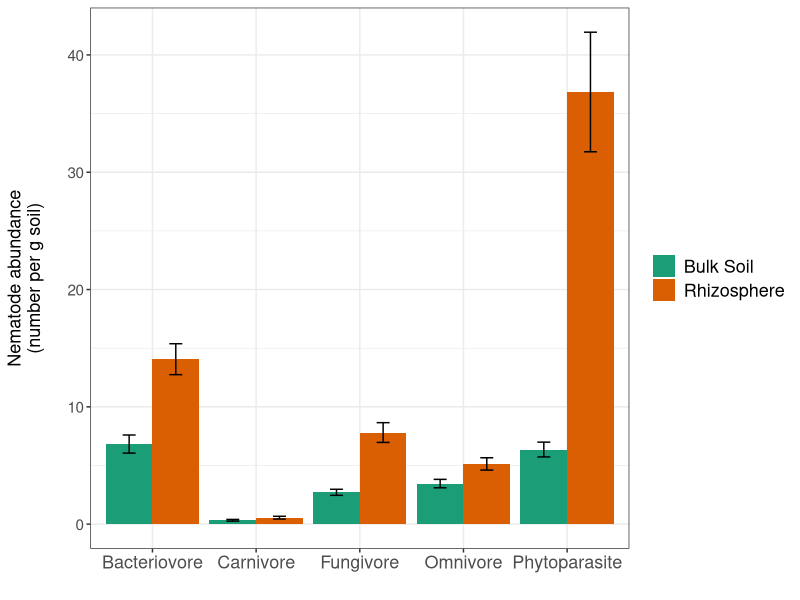
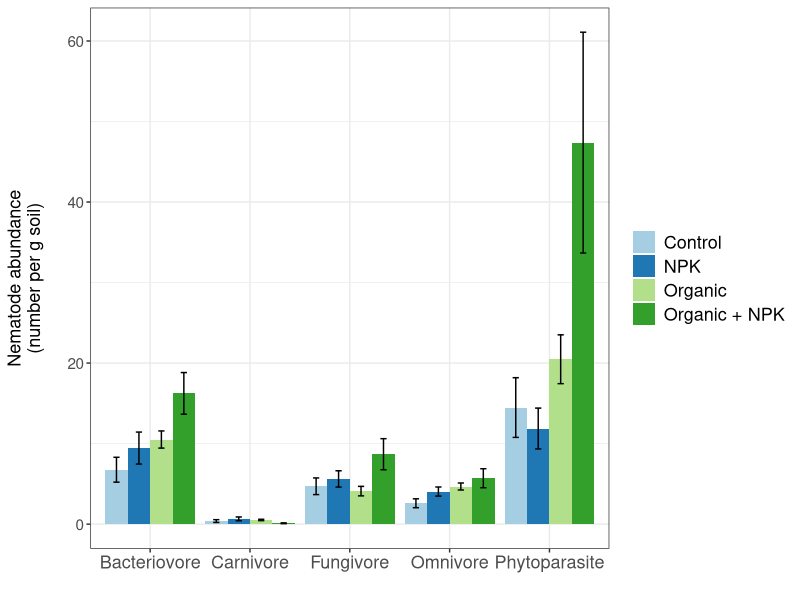

Write the R code that produced these figures, in order. (Note: this script raises an error after producing the figures.)
#########################################
# Nematodes in a Niayes Gardens (NIANG) #
# Functional group analysis              #
# Code by: Stephen Wood                 #
# Last updated: August 2018             #
#########################################

#### LOAD PACKAGES ####
library(tidyverse)
library(readxl)
library(lme4)


#### DEFINE CUSTOM FUNCTIONS ####
st.err <- function(x) {
  sd(x)/sqrt(length(x))
}

#### READ IN DATA ####
site_id <- read_excel("sn_nematodes.xls", sheet = "site_id")
taxa_id <- read_excel("sn_nematodes.xls", sheet = "taxa_id")
id <- read_excel("sn_nematodes.xls", sheet = "identification")

#### MANIPULATE DATA ####
id_trans <- id %>% 
  gather(var, val, 2:ncol(id)) %>% 
  spread(Taxons, val) %>%
  select(-c(TOTAL,Actinolaimus))
names(id_trans)[1] <- 'SN'
id_trans$SN <- as.numeric(id_trans$SN)

# Join database with site information level
id_merge <- full_join(id_trans, site_id) %>% select(SN:Lieu, SOL:Input_level)
names(id_merge)[51:56] <- c('site','soil','treatment','treatment_1','treatment_2','input_level')

# Drop observations with double addition because of lack of replication
# Drop observations with 'procep' taxon because of lack of functional classification
id_merge <- filter(id_merge, is.na(input_level) == TRUE) %>% select(-c(input_level, procep))

# Convert from wide to long
id_merge_long <- gather(id_merge, var, val, Achromodora:Zeldia)

# Relevel factors for analysis
id_merge_long$soil <- factor(id_merge_long$soil, levels=c('Bulk Soil', 'Rhizosphere'))

# Add in taxonomic functional groupings and remove NA values
names(id_merge_long)[7] <- 'Taxons'
id_all <- full_join(id_merge_long, taxa_id) %>% filter(is.na(val) != TRUE)


#### VISUALIZE DATA ####
sum <- aggregate(id_all$val, by = list(id_all$SN, id_all$soil, id_all$Group), FUN = sum)
mean <- aggregate(sum$x, by = list(sum$Group.2, sum$Group.3), FUN = mean)
se <- aggregate(sum$x, by = list(sum$Group.2, sum$Group.3), FUN = st.err)

plot <- mean
plot$mean <- mean$x
plot$upper <- mean$x + se$x
plot$lower <- mean$x - se$x
plot <- select(plot, Group.1, Group.2, mean, upper, lower)
names(plot)[1:2] <- c("soil","Group")

ggplot(plot, aes(x = Group, y = mean/100, fill=soil)) + 
  geom_bar(stat="identity", position=position_dodge()) + 
  geom_errorbar(aes(ymin=lower/100, ymax=upper/100), position=position_dodge(width=0.9), width=0.25) +
  ylab("Nematode abundance\n(number per g soil)\n") +  
  xlab('') + theme_bw() + 
  scale_fill_manual(values=c('#1b9e77','#d95f02')) +
  theme(
    legend.title = element_blank(),
    legend.text = element_text(size=13),
    axis.title.y = element_text(size = 13),
    axis.text.x = element_text(size = 13),
    axis.text.y = element_text(size = 11)
  )

sum <- aggregate(id_all$val, by = list(id_all$SN, id_all$treatment_2, id_all$Group), FUN = sum)
mean <- aggregate(sum$x, by = list(sum$Group.2, sum$Group.3), FUN = mean)
se <- aggregate(sum$x, by = list(sum$Group.2, sum$Group.3), FUN = st.err)

plot <- mean
plot$mean <- mean$x
plot$upper <- mean$x + se$x
plot$lower <- mean$x - se$x
plot <- select(plot, Group.1, Group.2, mean, upper, lower)
names(plot)[1:2] <- c("Treatment","Group")

ggplot(plot, aes(x = Group, y = mean/100, fill=Treatment)) + 
  geom_bar(stat="identity", position=position_dodge()) + 
  geom_errorbar(aes(ymin=lower/100, ymax=upper/100), position=position_dodge(width=0.9), width=0.25) +
  ylab("Nematode abundance\n(number per g soil)\n") +  
  xlab('') + theme_bw() + 
  scale_fill_manual(values=c('#a6cee3','#1f78b4','#b2df8a','#33a02c')) +
  theme(
    legend.title = element_blank(),
    legend.text = element_text(size=13),
    axis.title.y = element_text(size = 13),
    axis.text.x = element_text(size = 13),
    axis.text.y = element_text(size = 11)
  )


#### CONDUCT ANALYSES ####
# Does abundance of functional groups vary by treatments? #
summary(glmer(abund ~ soil + treatment_2 + (1|site), family=gaussian(link="log"), data=abun_and_id))

